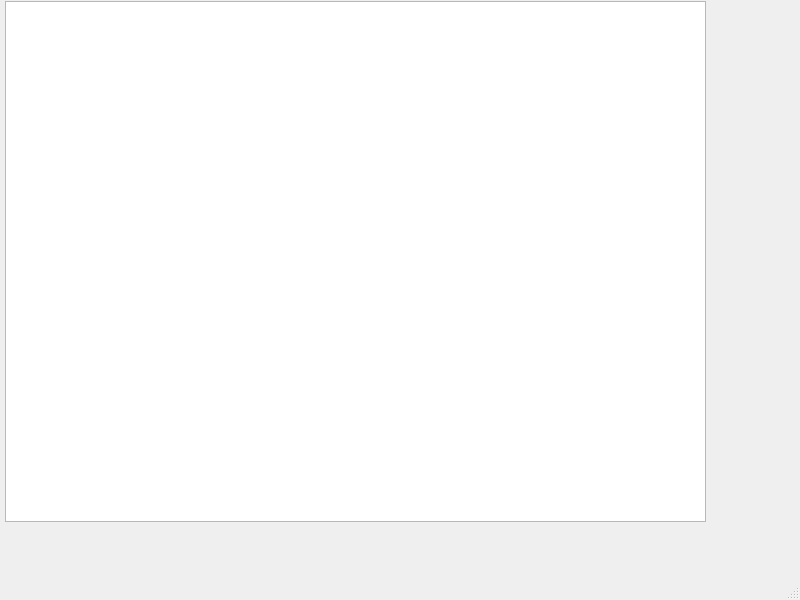
<?xml version="1.0" encoding="UTF-8"?>
<ui version="4.0">
 <class>MainWindow</class>
 <widget class="QMainWindow" name="MainWindow">
  <property name="geometry">
   <rect>
    <x>0</x>
    <y>0</y>
    <width>800</width>
    <height>600</height>
   </rect>
  </property>
  <property name="windowTitle">
   <string>MainWindow</string>
  </property>
  <widget class="QWidget" name="centralwidget">
   <widget class="QTreeView" name="treeView">
    <property name="geometry">
     <rect>
      <x>5</x>
      <y>1</y>
      <width>701</width>
      <height>521</height>
     </rect>
    </property>
   </widget>
  </widget>
  <widget class="QMenuBar" name="menubar">
   <property name="geometry">
    <rect>
     <x>0</x>
     <y>0</y>
     <width>800</width>
     <height>22</height>
    </rect>
   </property>
  </widget>
  <widget class="QStatusBar" name="statusbar"/>
 </widget>
 <resources/>
 <connections/>
</ui>
